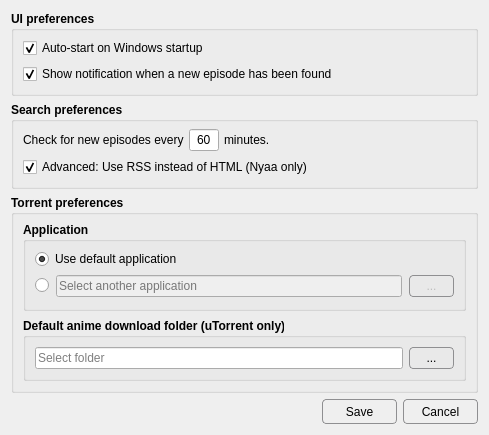
<?xml version="1.0" encoding="UTF-8"?>
<ui version="4.0">
 <class>Dialog</class>
 <widget class="QDialog" name="Dialog">
  <property name="geometry">
   <rect>
    <x>0</x>
    <y>0</y>
    <width>489</width>
    <height>379</height>
   </rect>
  </property>
  <property name="sizePolicy">
   <sizepolicy hsizetype="Preferred" vsizetype="Minimum">
    <horstretch>0</horstretch>
    <verstretch>0</verstretch>
   </sizepolicy>
  </property>
  <property name="windowTitle">
   <string>Options</string>
  </property>
  <property name="windowIcon">
   <iconset resource="qt_resources.qrc">
    <normaloff>:/images/images/icon.png</normaloff>:/images/images/icon.png</iconset>
  </property>
  <layout class="QVBoxLayout" name="verticalLayout_2">
   <item>
    <widget class="QGroupBox" name="groupBox">
     <property name="sizePolicy">
      <sizepolicy hsizetype="Preferred" vsizetype="Minimum">
       <horstretch>0</horstretch>
       <verstretch>0</verstretch>
      </sizepolicy>
     </property>
     <property name="font">
      <font>
       <weight>75</weight>
       <bold>true</bold>
      </font>
     </property>
     <property name="title">
      <string>UI preferences</string>
     </property>
     <layout class="QVBoxLayout" name="verticalLayout_3">
      <property name="topMargin">
       <number>7</number>
      </property>
      <item>
       <widget class="QCheckBox" name="checkbox_autostart">
        <property name="font">
         <font>
          <weight>50</weight>
          <bold>false</bold>
         </font>
        </property>
        <property name="text">
         <string>Auto-start on Windows startup</string>
        </property>
        <property name="checked">
         <bool>true</bool>
        </property>
       </widget>
      </item>
      <item>
       <widget class="QCheckBox" name="checkbox_notification">
        <property name="font">
         <font>
          <weight>50</weight>
          <bold>false</bold>
         </font>
        </property>
        <property name="text">
         <string>Show notification when a new episode has been found</string>
        </property>
        <property name="checked">
         <bool>true</bool>
        </property>
       </widget>
      </item>
     </layout>
    </widget>
   </item>
   <item>
    <widget class="QGroupBox" name="groupBox_2">
     <property name="sizePolicy">
      <sizepolicy hsizetype="Preferred" vsizetype="Minimum">
       <horstretch>0</horstretch>
       <verstretch>0</verstretch>
      </sizepolicy>
     </property>
     <property name="font">
      <font>
       <weight>75</weight>
       <bold>true</bold>
      </font>
     </property>
     <property name="title">
      <string>Search preferences</string>
     </property>
     <layout class="QVBoxLayout" name="verticalLayout_4">
      <property name="topMargin">
       <number>7</number>
      </property>
      <item>
       <layout class="QHBoxLayout" name="horizontalLayout_2">
        <property name="spacing">
         <number>5</number>
        </property>
        <item>
         <widget class="QLabel" name="label">
          <property name="sizePolicy">
           <sizepolicy hsizetype="Maximum" vsizetype="Maximum">
            <horstretch>0</horstretch>
            <verstretch>0</verstretch>
           </sizepolicy>
          </property>
          <property name="font">
           <font>
            <weight>50</weight>
            <bold>false</bold>
           </font>
          </property>
          <property name="text">
           <string>Check for new episodes every</string>
          </property>
         </widget>
        </item>
        <item>
         <widget class="QLineEdit" name="text_search_frequency">
          <property name="sizePolicy">
           <sizepolicy hsizetype="Fixed" vsizetype="Fixed">
            <horstretch>0</horstretch>
            <verstretch>0</verstretch>
           </sizepolicy>
          </property>
          <property name="minimumSize">
           <size>
            <width>30</width>
            <height>0</height>
           </size>
          </property>
          <property name="maximumSize">
           <size>
            <width>30</width>
            <height>16777215</height>
           </size>
          </property>
          <property name="font">
           <font>
            <weight>50</weight>
            <bold>false</bold>
           </font>
          </property>
          <property name="mouseTracking">
           <bool>false</bool>
          </property>
          <property name="text">
           <string>60</string>
          </property>
          <property name="maxLength">
           <number>3</number>
          </property>
          <property name="frame">
           <bool>true</bool>
          </property>
          <property name="echoMode">
           <enum>QLineEdit::Normal</enum>
          </property>
          <property name="cursorPosition">
           <number>2</number>
          </property>
          <property name="alignment">
           <set>Qt::AlignCenter</set>
          </property>
         </widget>
        </item>
        <item>
         <widget class="QLabel" name="label_2">
          <property name="sizePolicy">
           <sizepolicy hsizetype="Preferred" vsizetype="Maximum">
            <horstretch>0</horstretch>
            <verstretch>0</verstretch>
           </sizepolicy>
          </property>
          <property name="font">
           <font>
            <weight>50</weight>
            <bold>false</bold>
           </font>
          </property>
          <property name="text">
           <string>minutes.</string>
          </property>
         </widget>
        </item>
       </layout>
      </item>
      <item>
       <widget class="QCheckBox" name="checkbox_prefer_rss">
        <property name="font">
         <font>
          <weight>50</weight>
          <bold>false</bold>
         </font>
        </property>
        <property name="text">
         <string>Advanced: Use RSS instead of HTML (Nyaa only)</string>
        </property>
        <property name="checked">
         <bool>true</bool>
        </property>
       </widget>
      </item>
     </layout>
    </widget>
   </item>
   <item>
    <widget class="QGroupBox" name="groupBox_3">
     <property name="sizePolicy">
      <sizepolicy hsizetype="Preferred" vsizetype="Minimum">
       <horstretch>0</horstretch>
       <verstretch>0</verstretch>
      </sizepolicy>
     </property>
     <property name="font">
      <font>
       <weight>75</weight>
       <bold>true</bold>
      </font>
     </property>
     <property name="title">
      <string>Torrent preferences</string>
     </property>
     <layout class="QVBoxLayout" name="verticalLayout_6">
      <property name="spacing">
       <number>7</number>
      </property>
      <property name="topMargin">
       <number>7</number>
      </property>
      <item>
       <widget class="QGroupBox" name="groupbox_utorrent_location">
        <property name="sizePolicy">
         <sizepolicy hsizetype="Preferred" vsizetype="Minimum">
          <horstretch>0</horstretch>
          <verstretch>0</verstretch>
         </sizepolicy>
        </property>
        <property name="font">
         <font>
          <weight>75</weight>
          <bold>true</bold>
         </font>
        </property>
        <property name="title">
         <string>Application</string>
        </property>
        <layout class="QVBoxLayout" name="groupbox_app_vertical_layout">
         <property name="topMargin">
          <number>7</number>
         </property>
         <property name="bottomMargin">
          <number>11</number>
         </property>
         <item>
          <widget class="QRadioButton" name="radio_use_default_app">
           <property name="maximumSize">
            <size>
             <width>410</width>
             <height>16777215</height>
            </size>
           </property>
           <property name="font">
            <font>
             <weight>50</weight>
             <bold>false</bold>
            </font>
           </property>
           <property name="text">
            <string>Use default application</string>
           </property>
           <property name="checked">
            <bool>true</bool>
           </property>
          </widget>
         </item>
         <item>
          <layout class="QHBoxLayout" name="horizontalLayout_3">
           <property name="spacing">
            <number>7</number>
           </property>
           <item>
            <widget class="QRadioButton" name="radio_use_another_app">
             <property name="text">
              <string/>
             </property>
            </widget>
           </item>
           <item>
            <widget class="QLineEdit" name="text_app_path">
             <property name="enabled">
              <bool>false</bool>
             </property>
             <property name="font">
              <font>
               <weight>50</weight>
               <bold>false</bold>
              </font>
             </property>
             <property name="text">
              <string/>
             </property>
             <property name="readOnly">
              <bool>false</bool>
             </property>
             <property name="placeholderText">
              <string>Select another application</string>
             </property>
            </widget>
           </item>
           <item>
            <widget class="QPushButton" name="button_app_path">
             <property name="enabled">
              <bool>false</bool>
             </property>
             <property name="sizePolicy">
              <sizepolicy hsizetype="Fixed" vsizetype="Minimum">
               <horstretch>0</horstretch>
               <verstretch>0</verstretch>
              </sizepolicy>
             </property>
             <property name="minimumSize">
              <size>
               <width>45</width>
               <height>0</height>
              </size>
             </property>
             <property name="maximumSize">
              <size>
               <width>45</width>
               <height>16777215</height>
              </size>
             </property>
             <property name="font">
              <font>
               <weight>50</weight>
               <bold>false</bold>
              </font>
             </property>
             <property name="styleSheet">
              <string notr="true">QPushButton {
     border: 1px solid #8f8f91;
     border-radius: 4px;
     background-color: qlineargradient(x1: 0, y1: 0, x2: 0, y2: 1,
                                       stop: 0 #f6f7fa, stop: 1 #dadbde);
	 padding-left: 4px;
	 padding-right: 4px;
 }

 QPushButton:pressed {
     background-color: qlineargradient(x1: 0, y1: 0, x2: 0, y2: 1,
                                       stop: 0 #dadbde, stop: 1 #f6f7fa);
 }

 QPushButton:flat {
     border: none;
 }</string>
             </property>
             <property name="text">
              <string>...</string>
             </property>
            </widget>
           </item>
          </layout>
         </item>
        </layout>
       </widget>
      </item>
      <item>
       <widget class="QGroupBox" name="groupbox_anime_folder">
        <property name="sizePolicy">
         <sizepolicy hsizetype="Preferred" vsizetype="Minimum">
          <horstretch>0</horstretch>
          <verstretch>0</verstretch>
         </sizepolicy>
        </property>
        <property name="font">
         <font>
          <weight>75</weight>
          <bold>true</bold>
         </font>
        </property>
        <property name="title">
         <string>Default anime download folder (uTorrent only)</string>
        </property>
        <layout class="QHBoxLayout" name="horizontalLayout_6">
         <item>
          <widget class="QLineEdit" name="text_anime_folder">
           <property name="enabled">
            <bool>true</bool>
           </property>
           <property name="font">
            <font>
             <weight>50</weight>
             <bold>false</bold>
            </font>
           </property>
           <property name="text">
            <string/>
           </property>
           <property name="readOnly">
            <bool>false</bool>
           </property>
           <property name="placeholderText">
            <string>Select folder</string>
           </property>
          </widget>
         </item>
         <item>
          <widget class="QPushButton" name="button_anime_folder">
           <property name="enabled">
            <bool>true</bool>
           </property>
           <property name="sizePolicy">
            <sizepolicy hsizetype="Fixed" vsizetype="Minimum">
             <horstretch>0</horstretch>
             <verstretch>0</verstretch>
            </sizepolicy>
           </property>
           <property name="minimumSize">
            <size>
             <width>45</width>
             <height>0</height>
            </size>
           </property>
           <property name="maximumSize">
            <size>
             <width>45</width>
             <height>16777215</height>
            </size>
           </property>
           <property name="font">
            <font>
             <weight>50</weight>
             <bold>false</bold>
            </font>
           </property>
           <property name="styleSheet">
            <string notr="true">QPushButton {
     border: 1px solid #8f8f91;
     border-radius: 4px;
     background-color: qlineargradient(x1: 0, y1: 0, x2: 0, y2: 1,
                                       stop: 0 #f6f7fa, stop: 1 #dadbde);
	 padding-left: 4px;
	 padding-right: 4px;
 }

 QPushButton:pressed {
     background-color: qlineargradient(x1: 0, y1: 0, x2: 0, y2: 1,
                                       stop: 0 #dadbde, stop: 1 #f6f7fa);
 }

 QPushButton:flat {
     border: none;
 }</string>
           </property>
           <property name="text">
            <string>...</string>
           </property>
          </widget>
         </item>
        </layout>
       </widget>
      </item>
     </layout>
    </widget>
   </item>
   <item>
    <layout class="QHBoxLayout" name="horizontalLayout">
     <property name="spacing">
      <number>6</number>
     </property>
     <item>
      <spacer name="horizontalSpacer">
       <property name="orientation">
        <enum>Qt::Horizontal</enum>
       </property>
       <property name="sizeHint" stdset="0">
        <size>
         <width>40</width>
         <height>20</height>
        </size>
       </property>
      </spacer>
     </item>
     <item>
      <widget class="QPushButton" name="button_save">
       <property name="sizePolicy">
        <sizepolicy hsizetype="Minimum" vsizetype="Fixed">
         <horstretch>0</horstretch>
         <verstretch>0</verstretch>
        </sizepolicy>
       </property>
       <property name="minimumSize">
        <size>
         <width>75</width>
         <height>25</height>
        </size>
       </property>
       <property name="maximumSize">
        <size>
         <width>16777215</width>
         <height>25</height>
        </size>
       </property>
       <property name="styleSheet">
        <string notr="true">QPushButton {
     border: 1px solid #8f8f91;
     border-radius: 4px;
     background-color: qlineargradient(x1: 0, y1: 0, x2: 0, y2: 1,
                                       stop: 0 #f6f7fa, stop: 1 #dadbde);
 }

 QPushButton:pressed {
     background-color: qlineargradient(x1: 0, y1: 0, x2: 0, y2: 1,
                                       stop: 0 #dadbde, stop: 1 #f6f7fa);
 }

 QPushButton:flat {
     border: none;
 }</string>
       </property>
       <property name="text">
        <string>Save</string>
       </property>
      </widget>
     </item>
     <item>
      <widget class="QPushButton" name="button_cancel">
       <property name="sizePolicy">
        <sizepolicy hsizetype="Minimum" vsizetype="Fixed">
         <horstretch>0</horstretch>
         <verstretch>0</verstretch>
        </sizepolicy>
       </property>
       <property name="minimumSize">
        <size>
         <width>75</width>
         <height>25</height>
        </size>
       </property>
       <property name="maximumSize">
        <size>
         <width>16777215</width>
         <height>25</height>
        </size>
       </property>
       <property name="styleSheet">
        <string notr="true">QPushButton {
     border: 1px solid #8f8f91;
     border-radius: 4px;
     background-color: qlineargradient(x1: 0, y1: 0, x2: 0, y2: 1,
                                       stop: 0 #f6f7fa, stop: 1 #dadbde);
 }

 QPushButton:pressed {
     background-color: qlineargradient(x1: 0, y1: 0, x2: 0, y2: 1,
                                       stop: 0 #dadbde, stop: 1 #f6f7fa);
 }

 QPushButton:flat {
     border: none;
 }</string>
       </property>
       <property name="text">
        <string>Cancel</string>
       </property>
      </widget>
     </item>
    </layout>
   </item>
  </layout>
 </widget>
 <resources>
  <include location="qt_resources.qrc"/>
 </resources>
 <connections/>
</ui>
